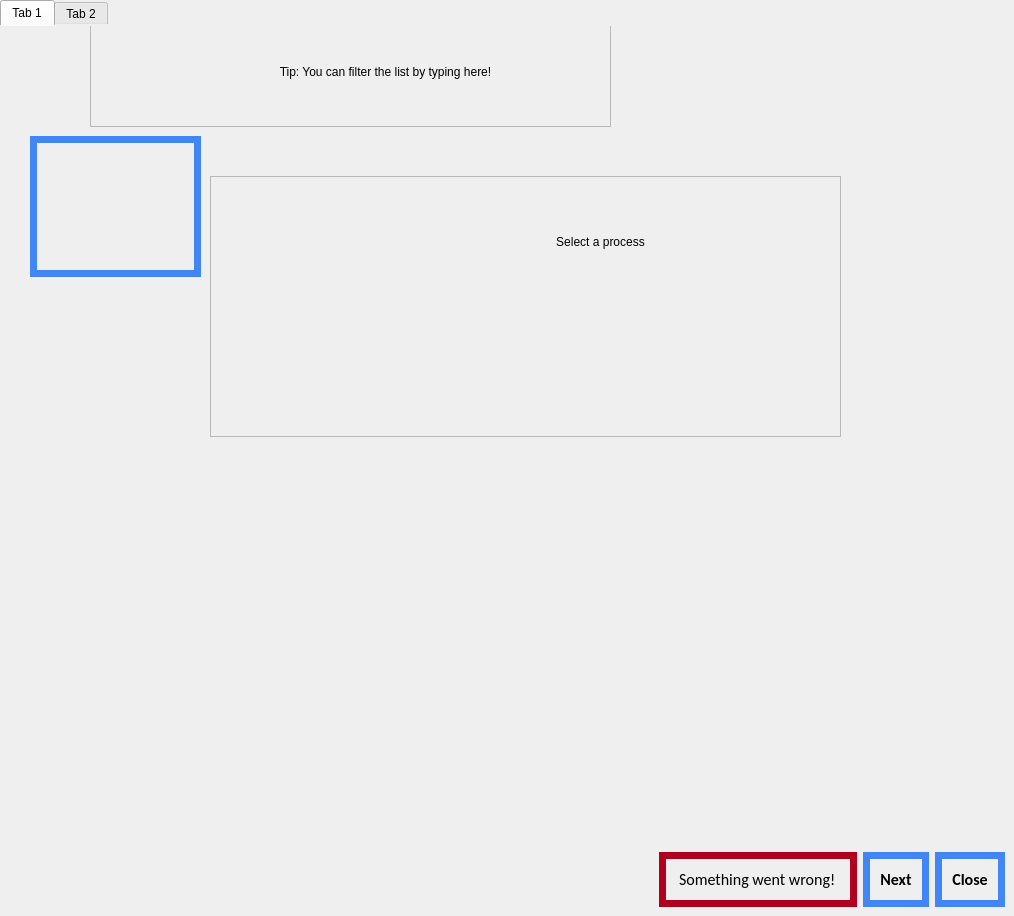
<?xml version="1.0" encoding="UTF-8"?>
<ui version="4.0">
 <class>TutorialOverlay</class>
 <widget class="QDialog" name="TutorialOverlay">
  <property name="windowModality">
   <enum>Qt::WindowModal</enum>
  </property>
  <property name="geometry">
   <rect>
    <x>0</x>
    <y>0</y>
    <width>1014</width>
    <height>916</height>
   </rect>
  </property>
  <property name="contextMenuPolicy">
   <enum>Qt::NoContextMenu</enum>
  </property>
  <property name="windowTitle">
   <string>Dialog</string>
  </property>
  <property name="windowOpacity">
   <double>1.000000000000000</double>
  </property>
  <property name="styleSheet">
   <string notr="true">QPushButton {
	border: 7px solid #4285F4;
	padding: 10px;
	border-radius: 20px 5px 20px 5px / 1px 20px 4px 20px;
	font-weight: bold;
	font-family: Calibri;
	font-size: 12pt;
}

QDialog {
	padding: 0;
	margin: 0;
}</string>
  </property>
  <property name="modal">
   <bool>true</bool>
  </property>
  <layout class="QVBoxLayout" name="verticalLayout">
   <property name="spacing">
    <number>0</number>
   </property>
   <property name="leftMargin">
    <number>0</number>
   </property>
   <property name="topMargin">
    <number>0</number>
   </property>
   <property name="rightMargin">
    <number>0</number>
   </property>
   <property name="bottomMargin">
    <number>0</number>
   </property>
   <item>
    <widget class="QTabWidget" name="tabWidget">
     <property name="styleSheet">
      <string notr="true">QTabWidget::pane { 
	border: 0;
	margin: 0;
	padding: 0;
}</string>
     </property>
     <property name="currentIndex">
      <number>0</number>
     </property>
     <widget class="QWidget" name="tab">
      <attribute name="title">
       <string>Tab 1</string>
      </attribute>
      <widget class="QLabel" name="borderLabel">
       <property name="geometry">
        <rect>
         <x>30</x>
         <y>110</y>
         <width>171</width>
         <height>141</height>
        </rect>
       </property>
       <property name="styleSheet">
        <string notr="true">border: 7px solid #4285F4; 
border-radius: 60px 20px 60px 20px / 20px 60px 20px 60px;</string>
       </property>
       <property name="text">
        <string/>
       </property>
       <property name="scaledContents">
        <bool>true</bool>
       </property>
      </widget>
      <widget class="QFrame" name="frame">
       <property name="geometry">
        <rect>
         <x>210</x>
         <y>150</y>
         <width>631</width>
         <height>261</height>
        </rect>
       </property>
       <property name="frameShape">
        <enum>QFrame::StyledPanel</enum>
       </property>
       <property name="frameShadow">
        <enum>QFrame::Raised</enum>
       </property>
       <widget class="QLabel" name="label_2">
        <property name="geometry">
         <rect>
          <x>190</x>
          <y>30</y>
          <width>401</width>
          <height>71</height>
         </rect>
        </property>
        <property name="sizePolicy">
         <sizepolicy hsizetype="Preferred" vsizetype="Preferred">
          <horstretch>0</horstretch>
          <verstretch>0</verstretch>
         </sizepolicy>
        </property>
        <property name="styleSheet">
         <string notr="true">border-image: url(:/images/tutorial/blue_callout.png) 0 0 0 0 stretch stretch;
font: 32pt 'Caveat';
padding: 5px;</string>
        </property>
        <property name="text">
         <string>Select a process</string>
        </property>
        <property name="scaledContents">
         <bool>false</bool>
        </property>
        <property name="alignment">
         <set>Qt::AlignCenter</set>
        </property>
        <property name="wordWrap">
         <bool>false</bool>
        </property>
       </widget>
       <widget class="QLabel" name="label">
        <property name="geometry">
         <rect>
          <x>0</x>
          <y>0</y>
          <width>191</width>
          <height>81</height>
         </rect>
        </property>
        <property name="text">
         <string/>
        </property>
        <property name="pixmap">
         <pixmap resource="../images/orbitimages.qrc">:/images/tutorial/arrow_left4.png</pixmap>
        </property>
        <property name="scaledContents">
         <bool>true</bool>
        </property>
       </widget>
      </widget>
      <widget class="QFrame" name="frame_2">
       <property name="geometry">
        <rect>
         <x>90</x>
         <y>-10</y>
         <width>521</width>
         <height>111</height>
        </rect>
       </property>
       <property name="frameShape">
        <enum>QFrame::StyledPanel</enum>
       </property>
       <property name="frameShadow">
        <enum>QFrame::Raised</enum>
       </property>
       <widget class="QLabel" name="label_3">
        <property name="geometry">
         <rect>
          <x>130</x>
          <y>40</y>
          <width>331</width>
          <height>31</height>
         </rect>
        </property>
        <property name="sizePolicy">
         <sizepolicy hsizetype="Preferred" vsizetype="Preferred">
          <horstretch>0</horstretch>
          <verstretch>0</verstretch>
         </sizepolicy>
        </property>
        <property name="styleSheet">
         <string notr="true">border-image: url(:/images/tutorial/yellow_callout.png) 0 0 0 0 stretch stretch;
font: 12pt 'Caveat';
padding: 5px;</string>
        </property>
        <property name="text">
         <string>Tip: You can filter the list by typing here!</string>
        </property>
        <property name="scaledContents">
         <bool>false</bool>
        </property>
        <property name="alignment">
         <set>Qt::AlignCenter</set>
        </property>
        <property name="wordWrap">
         <bool>false</bool>
        </property>
       </widget>
       <widget class="QLabel" name="label_4">
        <property name="geometry">
         <rect>
          <x>0</x>
          <y>50</y>
          <width>121</width>
          <height>61</height>
         </rect>
        </property>
        <property name="text">
         <string/>
        </property>
        <property name="pixmap">
         <pixmap resource="../images/orbitimages.qrc">:/images/tutorial/arrow_down1.png</pixmap>
        </property>
        <property name="scaledContents">
         <bool>true</bool>
        </property>
       </widget>
      </widget>
     </widget>
     <widget class="QWidget" name="tab_2">
      <attribute name="title">
       <string>Tab 2</string>
      </attribute>
      <widget class="QLabel" name="mainHint_2">
       <property name="geometry">
        <rect>
         <x>170</x>
         <y>70</y>
         <width>751</width>
         <height>201</height>
        </rect>
       </property>
       <property name="text">
        <string/>
       </property>
       <property name="pixmap">
        <pixmap>:/images/tutorial/load_symbols.png</pixmap>
       </property>
       <property name="scaledContents">
        <bool>false</bool>
       </property>
      </widget>
      <widget class="QLabel" name="borderLabel_2">
       <property name="geometry">
        <rect>
         <x>90</x>
         <y>270</y>
         <width>171</width>
         <height>141</height>
        </rect>
       </property>
       <property name="styleSheet">
        <string notr="true">border: 7px solid #4285F4; 
border-radius: 60px 20px 60px 20px / 20px 60px 20px 60px;</string>
       </property>
       <property name="text">
        <string/>
       </property>
       <property name="scaledContents">
        <bool>true</bool>
       </property>
      </widget>
     </widget>
    </widget>
   </item>
   <item>
    <widget class="QWidget" name="bottomBar" native="true">
     <layout class="QHBoxLayout" name="horizontalLayout_2">
      <item>
       <spacer name="horizontalSpacer">
        <property name="orientation">
         <enum>Qt::Horizontal</enum>
        </property>
        <property name="sizeHint" stdset="0">
         <size>
          <width>628</width>
          <height>20</height>
         </size>
        </property>
       </spacer>
      </item>
      <item>
       <widget class="QLabel" name="errorHint">
        <property name="font">
         <font>
          <family>Calibri</family>
          <pointsize>12</pointsize>
         </font>
        </property>
        <property name="styleSheet">
         <string notr="true">border: 7px solid #B00020;
padding: 10px;
border-radius: 60px 5px 60px 5px / 1px 30px 4px 30px;</string>
        </property>
        <property name="text">
         <string>Something went wrong!</string>
        </property>
       </widget>
      </item>
      <item>
       <widget class="QPushButton" name="btnNext">
        <property name="font">
         <font>
          <family>Calibri</family>
          <pointsize>12</pointsize>
          <weight>75</weight>
          <bold>true</bold>
         </font>
        </property>
        <property name="styleSheet">
         <string notr="true"/>
        </property>
        <property name="text">
         <string>Next</string>
        </property>
        <property name="flat">
         <bool>true</bool>
        </property>
       </widget>
      </item>
      <item>
       <widget class="QPushButton" name="btnClose">
        <property name="text">
         <string>Close</string>
        </property>
        <property name="flat">
         <bool>true</bool>
        </property>
       </widget>
      </item>
     </layout>
    </widget>
   </item>
  </layout>
 </widget>
 <resources>
  <include location="../images/orbitimages.qrc"/>
 </resources>
 <connections/>
 <slots>
  <slot>NextStep()</slot>
 </slots>
</ui>
